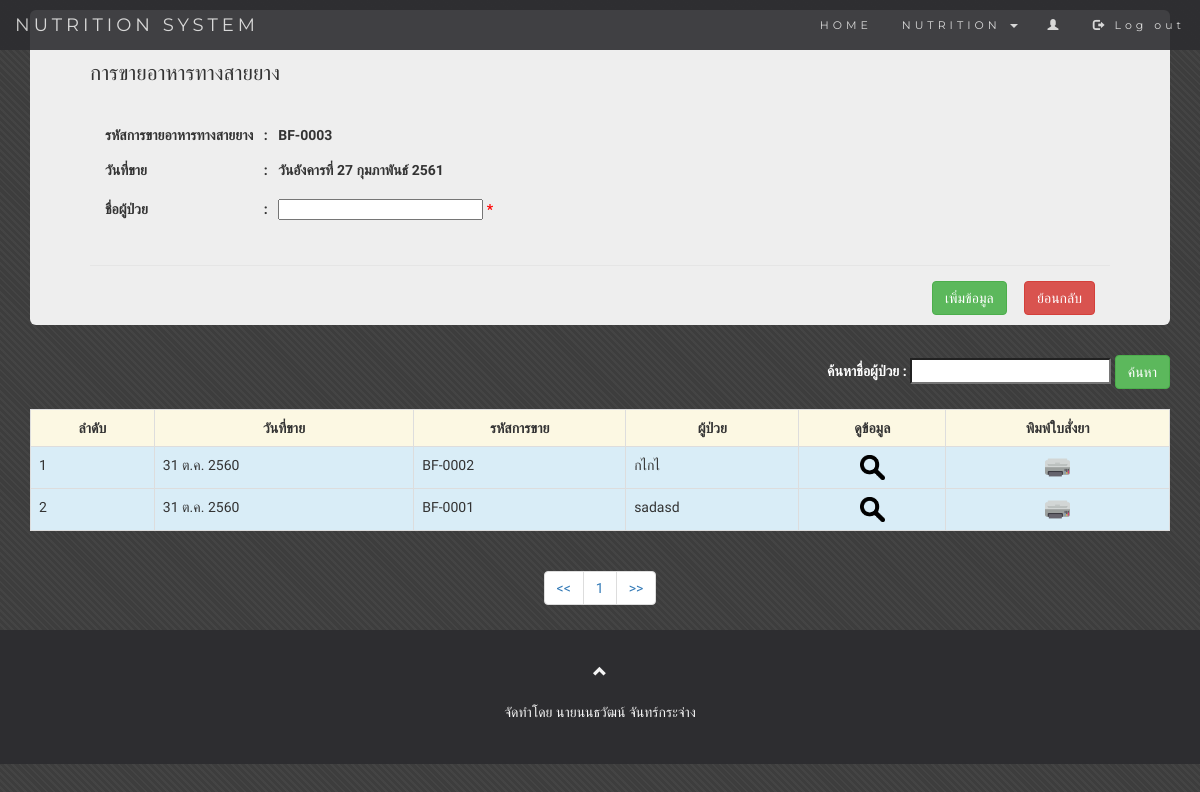
Before: /sale_feed.php (signed in) with the older database file.
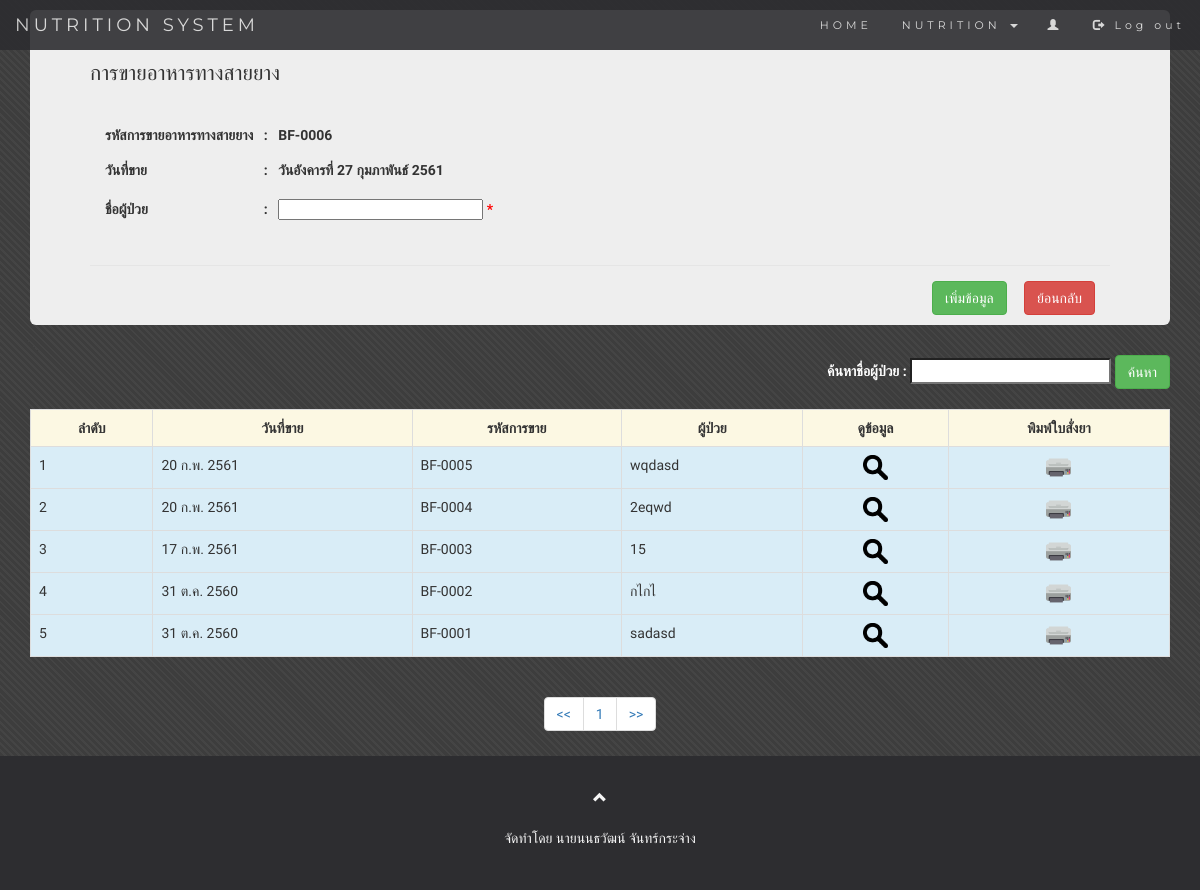
After: the same page with the newer database file.
### tables this page shows
CREATE TABLE `sale_feed` (
  `salefeed_id` varchar(7) NOT NULL,
  `date` date NOT NULL,
  `customer` varchar(50) NOT NULL
);

### sale_feed.php (the view, shortened to what the changed rows need)
<?php
include 'header.php';
?>
<div class="container">
  <form class="" action="#" method="post" onsubmit="return confirm('ต้องการเพิ่มข้อมูลนี้?');">
  <div class="jumbotron">
      <?php
          $sql = "SELECT COUNT(salefeed_id) FROM sale_feed";
          $result = mysql_query($sql,$connect1);
          $row = mysql_fetch_array($result);
          $num = sprintf("%04d",$row['COUNT(salefeed_id)'] + 1);
          $salefeed_id = "BF-$num";
       ?>
    <div class="modal-body">
      <h4>
         <table>
           <tr >
             <td>รหัสการขายอาหารทางสายยาง </td>
             <td>&nbsp;&nbsp; : &nbsp;&nbsp;</td>
             <td> <?php echo $salefeed_id; ?></td>
           </tr>
         </table>
    </h4>
    </div>
  </div>
  </form>
  <br>
  <table class="table table-striped table-bordered">
    <tr class="warning">
      <th><div align="center">ลำดับ</div></th>
      <th><div align="center">วันที่ขาย</th>
      <th><div align="center">รหัสการขาย</div></th>
      <th><div align="center">ผู้ป่วย</div></th>
      <th><div align = "center">ดูข้อมูล</div></th>
      <th><div align = "center">พิมพ์ใบสั่งยา</div></th>
    </tr>
  <?php
    $perpage = 20;
    if (isset($_GET['page']) && $_GET['page'] != 0) {
      $page = $_GET['page'];
    } else {
      $page = 1;
    }
    $start = ($page - 1) * $perpage;
    $table = "SELECT * FROM sale_feed ORDER BY sale_feed.salefeed_id DESC LIMIT {$start},{$perpage}";
    $result = mysql_query($table,$connect1);
    $i = 0;
    while ($row = mysql_fetch_array($result)){
      $id = $row['salefeed_id'];
      $i++;
      $strDate=date('d-m-Y', strtotime($row["date"]));
        $strYear = date("Y",strtotime($strDate))+543;
        $strMonth= date("n",strtotime($strDate));
        $strDay= date("j",strtotime($strDate));
        $strMonthCut = Array("","ม.ค.","ก.พ.","มี.ค.","เม.ย.","พ.ค.","มิ.ย.","ก.ค.","ส.ค.","ก.ย.","ต.ค.","พ.ย.","ธ.ค.");
        $strMonthThai=$strMonthCut[$strMonth];
        $date=$strDay." ".$strMonthThai." ".$strYear;
    ?>
    <tr class ="info">
      <td><?php echo $i; ?></td>
      <td><?php echo $date; ?></td>
      <td><?php echo $row['salefeed_id']; ?></td>
      <td><?php echo $row['customer']; ?></td>
      <td><div align = "center"><a data-toggle="modal" data-target="#myModal" OnClick="setModal('<?php echo $id; ?>')"  href="#myModal" ><img src='img/sssss.png' width=25></a></div></td>
      <td><div align = "center"><a target="_blank"  href="print_sale_feed.php?salefeed_id=<? echo $row['salefeed_id'];?>"><img src='img/print.png' width=25></a></div></td>
    </tr>
    <?php
    }
    ?>
  </table>
  <?php
    $sql2 = "SELECT * FROM sale_feed";
    $query2 = mysql_query($sql2, $connect1);
    $total_record = mysql_num_rows($query2);
    $total_page = ceil($total_record / $perpage);
   ?>
  <nav align="center" aria-label="Page navigation example">
    <ul class="pagination">
      <?php for($i=1;$i<=$total_page;$i++){ ?>
       <li><a href="sale_feed.php?page=<?php echo $i; ?>"><?php echo $i; ?></a></li>
      <?php } ?>
    </ul>
  </nav>
</div>

Changed rows visible on the page:
added sale_feed: date "20 ก.พ. 2561", salefeed_id "BF-0005", customer "wqdasd"
added sale_feed: date "20 ก.พ. 2561", salefeed_id "BF-0004", customer "2eqwd"
added sale_feed: date "17 ก.พ. 2561", salefeed_id "BF-0003", customer "15"
Other visible differences:
$salefeed_id: "BF-0003" → "BF-0006"
